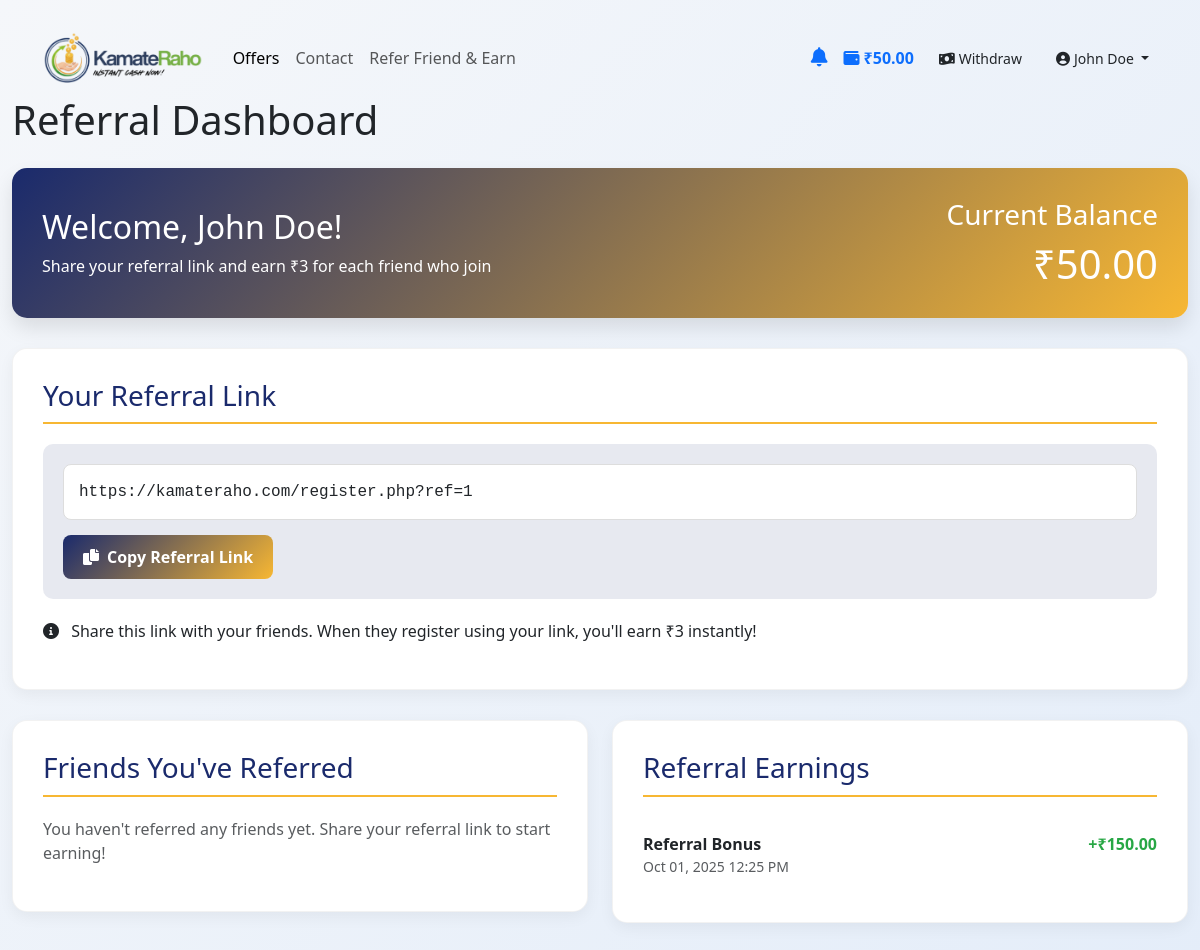
Page /referral_history.php (signed in) on the committed database.
### tables this page shows
CREATE TABLE IF NOT EXISTS users (
    id INT(11) AUTO_INCREMENT PRIMARY KEY,
    name VARCHAR(255) NOT NULL,
    email VARCHAR(255) UNIQUE NOT NULL,
    phone VARCHAR(20),
    city VARCHAR(100),
    state VARCHAR(100),
    password VARCHAR(255) NOT NULL,
    wallet_balance DECIMAL(10, 2) DEFAULT 0.00,
    referral_code VARCHAR(50),
    created_at TIMESTAMP DEFAULT CURRENT_TIMESTAMP
);

CREATE TABLE IF NOT EXISTS wallet_history (
    id INT(11) AUTO_INCREMENT PRIMARY KEY,
    user_id INT(11) NOT NULL,
    amount DECIMAL(10, 2) NOT NULL,
    type ENUM('credit', 'debit') NOT NULL,
    status ENUM('pending', 'approved', 'rejected') DEFAULT 'pending',
    description VARCHAR(255),
    created_at TIMESTAMP DEFAULT CURRENT_TIMESTAMP,
    FOREIGN KEY (user_id) REFERENCES users(id) ON DELETE CASCADE
);

### referral_history.php (the view, shortened to what this page needs)
<?php
include 'config/db.php';
$stmt = $pdo->prepare("SELECT u.id, u.name, u.email, u.created_at FROM users u WHERE u.referral_code IN (SELECT CONCAT('REF', id) FROM users WHERE id = ?)");
$stmt->execute([$_SESSION['user_id']]);
$referrals = $stmt->fetchAll(PDO::FETCH_ASSOC);
$stmt = $pdo->prepare("SELECT amount, description, created_at FROM wallet_history WHERE user_id = ? AND description LIKE '%Referral%' ORDER BY created_at DESC");
$stmt->execute([$_SESSION['user_id']]);
$wallet_history = $stmt->fetchAll(PDO::FETCH_ASSOC);
?>
<!DOCTYPE html>
<html lang="en">
<head>
    <link href="https://cdn.jsdelivr.net/npm/bootstrap@5.3.0/dist/css/bootstrap.min.css" rel="stylesheet">
    <link href="https://cdnjs.cloudflare.com/ajax/libs/font-awesome/6.0.0/css/all.min.css" rel="stylesheet">
</head>
<body>
    <?php include 'includes/navbar.php'; ?>
    <div class="container dashboard-container">
        <div class="row">
            <div class="col-12">
                <h1 class="mb-4">Referral Dashboard</h1>
            </div>
        </div>
        <div class="row">
            <div class="col-12">
                <div class="wallet-card">
                    <div class="row align-items-center">
                        <div class="col-md-8">
                            <h2>Welcome, <?php echo htmlspecialchars($user['name']); ?>!</h2>
                            <p class="mb-0">Share your referral link and earn ₹3 for each friend who join</p>
                        </div>
                        <div class="col-md-4 text-md-end">
                            <h3>Current Balance</h3>
                            <h1 class="mb-0">₹<?php echo number_format($user['wallet_balance'], 2); ?></h1>
                        </div>
                    </div>
                </div>
            </div>
        </div>
        <div class="row">
            <div class="col-12">
                <div class="section-card">
                    <h3 class="section-title">Your Referral Link</h3>
                    <div class="referral-link-box">
                        <?php
                        $base_url = "https://kamateraho.com/";
                        $referral_link = $base_url . "register.php?ref=" . $_SESSION['user_id'];
                        ?>
                        <div class="referral-link" id="referralLink"><?php echo $referral_link; ?></div>
                        <button class="btn-copy" onclick="copyReferralLink()">
                            <i class="fas fa-copy me-2"></i>Copy Referral Link
                        </button>
                    </div>
                    <p class="mt-3">
                        <i class="fas fa-info-circle me-2"></i>
                        Share this link with your friends. When they register using your link, you'll earn ₹3 instantly!
                    </p>
                </div>
            </div>
        </div>
        <div class="row">
            <div class="col-lg-6">
                <div class="section-card">
                    <h3 class="section-title">Friends You've Referred</h3>
                    <?php if (count($referrals) > 0): ?>
                        <?php foreach ($referrals as $referral): ?>
                            <div class="referral-card">
                                <div class="d-flex justify-content-between">
                                    <div>
                                        <h5 class="mb-1"><?php echo htmlspecialchars($referral['name']); ?></h5>
                                        <p class="mb-0 text-muted"><?php echo htmlspecialchars($referral['email']); ?></p>
                                    </div>
                                    <div class="text-end">
                                        <p class="mb-0 text-muted">Joined</p>
                                        <p class="mb-0"><?php echo date('M d, Y', strtotime($referral['created_at'])); ?></p>
                                    </div>
                                </div>
                            </div>
                        <?php endforeach; ?>
                    <?php else: ?>
                        <p class="text-muted">You haven't referred any friends yet. Share your referral link to start earning!</p>
                    <?php endif; ?>
                </div>
            </div>
            <div class="col-lg-6">
                <div class="section-card">
                    <h3 class="section-title">Referral Earnings</h3>
                    <?php if (count($wallet_history) > 0): ?>
                        <?php foreach ($wallet_history as $transaction): ?>
                            <div class="transaction-item">
                                <div class="d-flex justify-content-between">
                                    <div>
                                        <p class="mb-0 fw-bold"><?php echo htmlspecialchars($transaction['description']); ?></p>
                                        <p class="mb-0 text-muted small"><?php echo date('M d, Y g:i A', strtotime($transaction['created_at'])); ?></p>
                                    </div>
                                    <div>
                                        <p class="mb-0 amount-positive">+₹<?php echo number_format($transaction['amount'], 2); ?></p>
                                    </div>
                                </div>
                            </div>
                        <?php endforeach; ?>
                    <?php else: ?>
                        <p class="text-muted">No referral earnings yet. Refer friends to start earning!</p>
                    <?php endif; ?>
                </div>
            </div>
        </div>
    </div>
</body>
</html>

### includes/navbar.php (shortened to what this page needs)
<?php
require_once __DIR__ . '/../admin/notifications.php';
$wallet_balance = 0.00;
if (isset($_SESSION['user_id']) && $pdo) {
    try {
        $stmt = $pdo->prepare("SELECT wallet_balance, name FROM users WHERE id = ?");
        $stmt->execute([$_SESSION['user_id']]);
        $user = $stmt->fetch(PDO::FETCH_ASSOC);
        if ($user) {
            $wallet_balance = $user['wallet_balance'];
            $user_name = $user['name'];
        }
    } catch (PDOException $e) {
        $wallet_balance = 0.00;
        $notifications_count = 0;
    }
}
?>
<nav class="navbar navbar-expand-lg navbar-custom sticky-top">
    <div class="container">
        <a class="navbar-brand fw-bold" href="index.php">
            <img src="kamateraho/img/logo.png" alt="KamateRaho Logo" style="height: 50px; width: auto;">
        </a>
        <div class="collapse navbar-collapse" id="navbarNav">
            <ul class="navbar-nav me-auto">
                <li class="nav-item">
                    <a class="nav-link active" href="index.php">Offers</a>
                </li>
                <li class="nav-item">
                    <a class="nav-link" href="contact.php">Contact</a>
                </li>
                <li class="nav-item">
                    <?php if (isset($_SESSION['user_id'])): ?>
                        <a class="nav-link" href="#" data-bs-toggle="modal" data-bs-target="#referralModal">Refer Friend & Earn</a>
                    <?php else: ?>
                        <a class="nav-link" href="register.php">Refer Friend & Earn</a>
                    <?php endif; ?>
                </li>
            </ul>
            <div class="d-flex align-items-center">
                <?php if (isset($_SESSION['user_id'])): ?>
                    <a href="user_notifications.php" class="me-3 position-relative text-decoration-none">
                        <i class="fas fa-bell text-primary" style="font-size: 1.2rem;"></i>
                    </a>
                    <a href="dashboard.php" class="me-3 d-flex align-items-center wallet-display text-decoration-none">
                        <i class="fas fa-wallet text-primary me-1"></i>
                        <span class="fw-bold balance-amount">₹<?php echo number_format($wallet_balance, 2); ?></span>
                    </a>
                    <a href="withdraw.php" class="btn btn-withdraw btn-sm me-3">
                        <i class="fas fa-money-bill-wave me-1"></i>Withdraw
                    </a>
                    <div class="dropdown">
                        <a class="btn btn-user-profile btn-sm dropdown-toggle" href="#" role="button" data-bs-toggle="dropdown">
                            <i class="fas fa-user-circle me-1"></i><?php echo htmlspecialchars($user_name ?? 'User'); ?>
                        </a>
                    </div>
                <?php else: ?>
                    <a href="login.php" class="btn btn-login btn-sm me-2">Login</a>
                    <a href="register.php" class="btn btn-register btn-sm">Register</a>
                <?php endif; ?>
            </div>
        </div>
    </div>
</nav>

### referral_history.php (style rules this page uses)
:root { --primary-color: #1a2a6c; --secondary-color: #f7b733; --accent-color: #ff6e7f; --light-bg: #f8f9fa; --dark-text: #333; --light-text: #fff; }
body { background: linear-gradient(135deg, #f5f7fa 0%, #e4edf9 100%); font-family: 'Segoe UI', Tahoma, Geneva, Verdana, sans-serif; min-height: 100vh; padding: 20px 0; }
.dashboard-container { max-width: 1200px; margin: 0 auto; }
.wallet-card { background: linear-gradient(135deg, var(--primary-color), var(--secondary-color)); color: white; border-radius: 15px; padding: 30px; margin-bottom: 30px; box-shadow: 0 10px 20px rgba(0, 0, 0, 0.1); }
.section-card { background: white; border-radius: 15px; padding: 30px; margin-bottom: 30px; box-shadow: 0 5px 15px rgba(0, 0, 0, 0.05); border: 1px solid rgba(0, 0, 0, 0.05); }
.section-title { color: var(--primary-color); border-bottom: 2px solid var(--secondary-color); padding-bottom: 10px; margin-bottom: 20px; }
.transaction-item { border-bottom: 1px solid #eee; padding: 15px 0; }
.transaction-item:last-child { border-bottom: none; }
.amount-positive { color: #28a745; font-weight: bold; }
.referral-link-box { background: rgba(26, 42, 108, 0.1); border-radius: 10px; padding: 20px; margin: 20px 0; }
.referral-link { background: white; border: 1px solid #ddd; border-radius: 8px; padding: 15px; font-family: monospace; word-break: break-all; margin-bottom: 15px; }
.btn-copy { background: linear-gradient(135deg, var(--primary-color), var(--secondary-color)); color: white; border: none; padding: 10px 20px; border-radius: 8px; font-weight: 600; transition: all 0.3s ease; }

### rows in the picture
users: wallet_balance "50.00", name "John Doe"
wallet_history: description "Referral Bonus", created_at "Oct 01, 2025 12:25 PM", amount "150.00"

### other values in the picture
$referral_link "https://kamateraho.com/register.php?ref=1"
